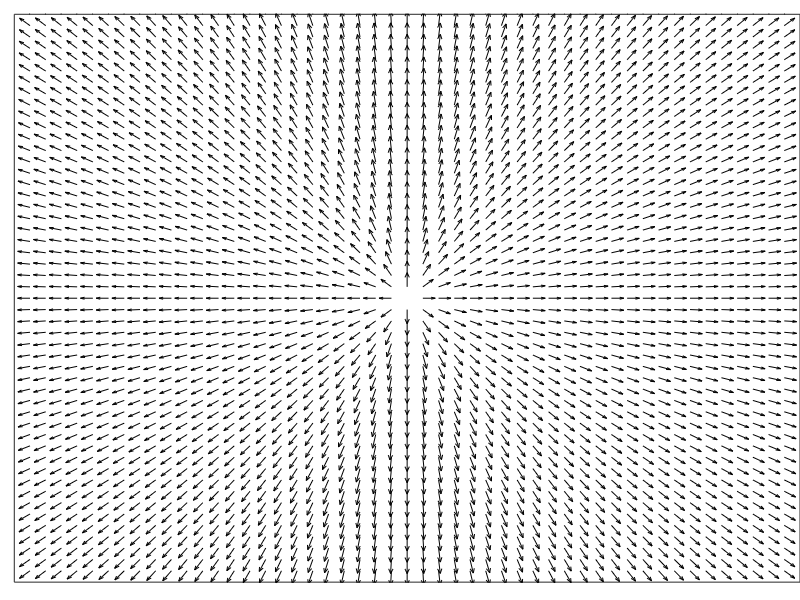
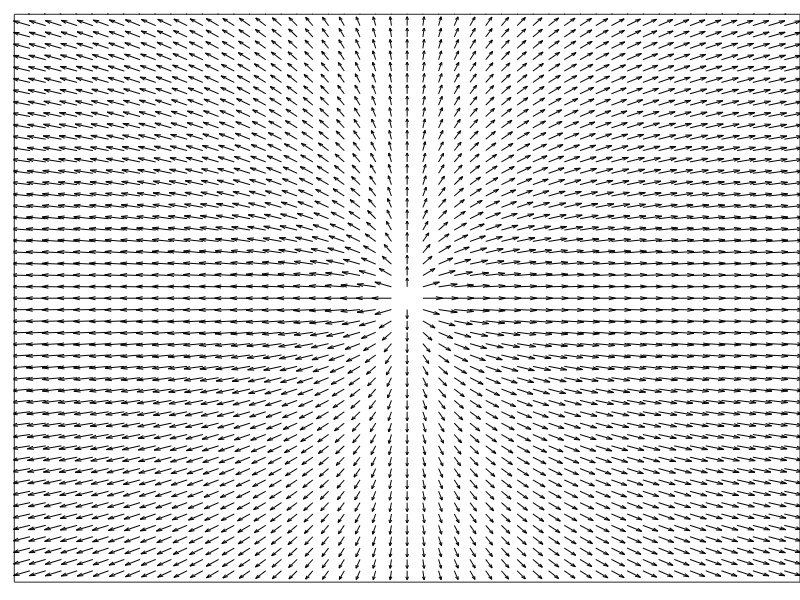

The MATLAB script that drew these images, in order:
clc; clear;
%% Quiver plots
nrows = 25; ncols = nrows;

x = meshgrid(-nrows+1:nrows); 
y = x';

%% For saving figures using expfig - uncomment if needed
% addpath(genpath('expfig'))

%% For visibility polygon
figure
u = x./sqrt(2.5*x.^2 + y.^2); 
v = y./sqrt(2.5*x.^2 + y.^2);
quiver(x,y,u,v,'color','black');
% axis equal
axis([-nrows ncols -nrows ncols])
set(gca, 'xtick', [-1e6 1e6]);
set(gca, 'ytick', [-1e6 1e6]);
set(gca,'LooseInset',get(gca,'TightInset'));
% uncomment the line below to save the figure as quiver_1.jpg, needs expfig
% export_fig quiver_1 -r600 -transparent -jpg

%% For an example visibility curve
u = 2.5*x./sqrt(2.5*x.^2 + y.^2); 
v = y./sqrt(2.5*x.^2 + y.^2);

figure
quiver(x,y,u,v,'color','black');
% axis equal
axis([-nrows ncols -nrows ncols])
set(gca, 'xtick', [-1e6 1e6]);
set(gca, 'ytick', [-1e6 1e6]);
set(gca,'LooseInset',get(gca,'TightInset'));
% uncomment the line below to save the figure as quiver_2.jpg, needs expfig
% export_fig quiver_2 -r600 -transparent -jpg